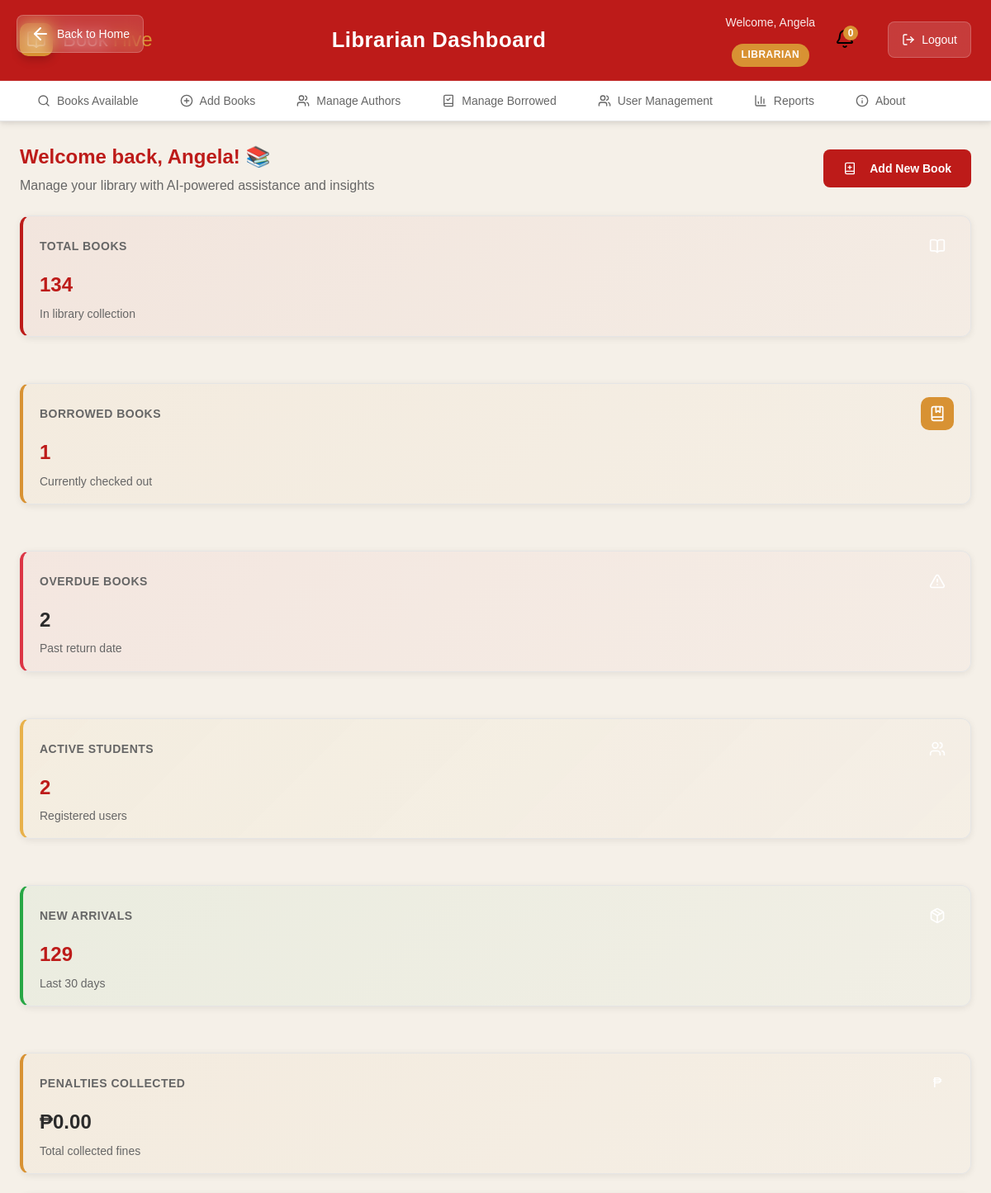
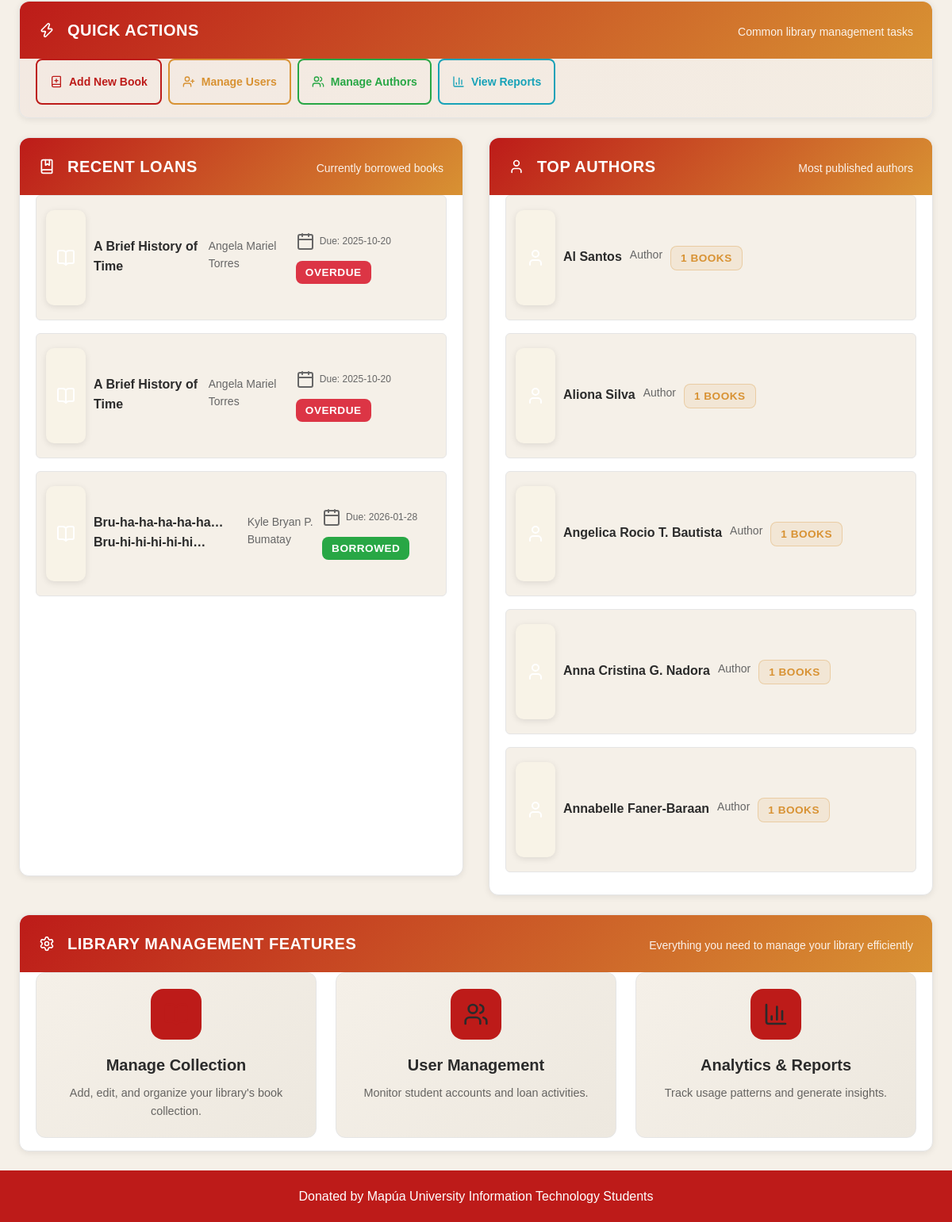
Page /librarian_dashboard.php (signed in) on the committed database (2 pictures, top to bottom).
### tables this page shows
CREATE TABLE `loans` (
  `loan_id` int(11) NOT NULL,
  `user_id` int(11) NOT NULL,
  `book_id` int(11) NOT NULL,
  `borrow_date` date NOT NULL,
  `extended_due_date` date DEFAULT NULL,
  `due_date` date NOT NULL,
  `return_date` date DEFAULT NULL,
  `status` enum('borrowed','returned','overdue') NOT NULL DEFAULT 'borrowed',
  `created_at` timestamp NOT NULL DEFAULT current_timestamp()
);

CREATE TABLE `books` (
  `book_id` int(11) NOT NULL,
  `title` varchar(200) NOT NULL,
  `author_id` int(11) NOT NULL,
  `genre_id` int(11) NOT NULL,
  `year_level` varchar(20) DEFAULT NULL,
  `illustrator` varchar(100) DEFAULT NULL,
  `quantity_total` int(11) NOT NULL DEFAULT 1 CHECK (`quantity_total` >= 1),
  `quantity_available` int(11) NOT NULL DEFAULT 1 CHECK (`quantity_available` >= 0),
  `date_added` date NOT NULL,
  `created_at` timestamp NOT NULL DEFAULT current_timestamp()
);

CREATE TABLE `users` (
  `user_id` int(11) NOT NULL,
  `username` varchar(50) NOT NULL,
  `password_hash` varchar(255) NOT NULL,
  `email` varchar(100) NOT NULL,
  `role` enum('student','librarian') NOT NULL DEFAULT 'student',
  `full_name` varchar(100) NOT NULL,
  `lrn` varchar(12) DEFAULT NULL,
  `year_level` varchar(20) DEFAULT NULL,
  `created_at` timestamp NOT NULL DEFAULT current_timestamp(),
  `updated_at` timestamp NOT NULL DEFAULT current_timestamp() ON UPDATE current_timestamp(),
  `is_active` tinyint(1) DEFAULT 1
);

CREATE TABLE `authors` (
  `author_id` int(11) NOT NULL,
  `author_name` varchar(100) NOT NULL,
  `biography` text DEFAULT NULL,
  `created_at` timestamp NOT NULL DEFAULT current_timestamp()
);

### librarian_dashboard.php (the view, shortened to what the rows shown need)
<?php
require_once 'header.php';
$full_name = $_SESSION['full_name'] ?? $_SESSION['username'];
$current_loans = [];
$sql_loans = "SELECT l.loan_id, b.title, u.full_name AS student_name, u.user_id AS student_id, l.borrow_date, l.due_date, l.status
              FROM loans l
              JOIN books b ON l.book_id = b.book_id
              JOIN users u ON l.user_id = u.user_id
              WHERE l.status = 'borrowed' OR l.status = 'overdue'
              ORDER BY l.due_date ASC";
if ($result_loans = $conn->query($sql_loans)) {
    while ($row = $result_loans->fetch_assoc()) {
        $row['is_overdue'] = (new DateTime($row['due_date']) < new DateTime() && $row['status'] !== 'returned');
        if ($row['is_overdue']) {
            $row['status'] = 'overdue';
        }
        $current_loans[] = $row;
    }
}
$authors = [];
$sql_authors = "SELECT a.author_id, a.author_name, a.biography, COUNT(b.book_id) AS books_count
                FROM authors a
                LEFT JOIN books b ON a.author_id = b.author_id
                GROUP BY a.author_id
                ORDER BY a.author_name ASC";
if ($result_authors = $conn->query($sql_authors)) {
    while ($row = $result_authors->fetch_assoc()) {
        $authors[] = $row;
    }
}
?>
<!DOCTYPE html>
<html lang="en">
<head>
</head>
<body class="min-h-screen bg-background">
    <div class="dashboard-container">
        <main class="p-6 space-y-6">
            <div class="flex items-center justify-between">
                <div>
                    <h1 class="text-3xl font-bold text-primary mb-2">Welcome back, <?php echo htmlspecialchars(explode(' ', $full_name)[0]); ?>! 📚</h1>
                </div>
            </div>
            <div class="grid gap-8 md:grid-cols-2">
                <div class="section-card">
                    <div class="card-content">
                        <div class="space-y-4">
                            <?php if (!empty($current_loans)): ?>
                                <?php foreach (array_slice($current_loans, 0, 5) as $loan): ?>
                                    <div class="book-item">
                                        <div class="book-cover">
                                            <i data-lucide="book-open" class="w-6 h-6 text-white"></i>
                                        </div>
                                        <div class="book-info">
                                            <div class="book-title"><?php echo htmlspecialchars($loan['title']); ?></div>
                                            <div class="book-author"><?php echo htmlspecialchars($loan['student_name']); ?></div>
                                            <div class="book-meta">
                                                <div class="meta-item">
                                                    <i data-lucide="calendar" class="w-3 h-3"></i>
                                                    <span>Due: <?php echo htmlspecialchars($loan['due_date']); ?></span>
                                                </div>
                                                <?php if ($loan['status'] === 'overdue'): ?>
                                                    <span class="status-badge badge-overdue">Overdue</span>
                                                <?php else: ?>
                                                    <span class="status-badge badge-available">Borrowed</span>
                                                <?php endif; ?>
                                            </div>
                                        </div>
                                    </div>
                                <?php endforeach; ?>
                            <?php else: ?>
                                <p class="text-center text-muted-foreground py-4">
                                    No active loans
                                </p>
                            <?php endif; ?>
                        </div>
                    </div>
                </div>
                <div class="section-card">
                    <div class="card-content">
                        <div class="space-y-4">
                            <?php if (!empty($authors)): ?>
                                <?php foreach (array_slice($authors, 0, 5) as $author): ?>
                                    <div class="book-item">
                                        <div class="book-cover">
                                            <i data-lucide="user" class="w-6 h-6 text-white"></i>
                                        </div>
                                        <div class="book-info">
                                            <div class="book-title"><?php echo htmlspecialchars($author['author_name']); ?></div>
                                            <div class="book-author">Author</div>
                                            <div class="book-meta">
                                                <span class="status-badge badge-category">
                                                    <?php echo $author['books_count']; ?> books
                                                </span>
                                            </div>
                                        </div>
                                    </div>
                                <?php endforeach; ?>
                            <?php else: ?>
                                <p class="text-center text-muted-foreground py-4">
                                    No authors found
                                </p>
                            <?php endif; ?>
                        </div>
                    </div>
                </div>
            </div>
        </main>
    </div>
</body>
</html>
<?php
require_once 'footer.php';
?>

### rows in the picture
loans: book.title "Bru-ha-ha-ha-ha-ha… Bru-hi-hi-hi-hi-hi…", user.full_name "Kyle Bryan P. Bumatay", due_date "2026-01-28", status "BORROWED"
authors: author_name "Al Santos", books_count "1"
authors: author_name "Aliona Silva", books_count "1"
authors: author_name "Angelica Rocio T. Bautista", books_count "1"
authors: author_name "Anna Cristina G. Nadora", books_count "1"
authors: author_name "Annabelle Faner-Baraan", books_count "1"

### other values in the picture
$current_role "Librarian"
explode(' ', $full_name)[0] "Angela"
$current_role "LIBRARIAN"
$total_books "134"
$borrowed_books "1"
$overdue_books "2"
$active_users "2"
$new_arrivals "129"
$total_penalties_collected "0.00"
$loan['title'] "A Brief History of Time"
$loan['student_name'] "Angela Mariel Torres"
$loan['due_date'] "2025-10-20"
